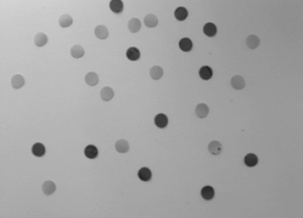
%> input picture shading.jpg, 303 x 218 px
$ octave Blatt3.m   (GNU Octave 9; MATLAB toolbox functions it lacks are replaced by stand-ins)
%> lines starting %> are read from the running program, lines starting %| are printed output that depends on the picture
%% Aufgabe 1a
shading_image = double(imread('shading.jpg'))/255;
%> shading_image: size 218x303x3 double; min 0.137, max 0.831, mean 0.646
shading_image = shading_image(:,:,1);
%> shading_image: size 218x303 double
folding_mask = [1 2 1];
result = conv2(shading_image, (folding_mask*0.6));
figure;
imshow(result);
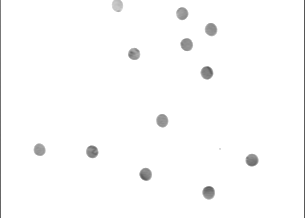
%> displayed picture: size 218x305, on the screen's scale of 0 to 255; min 85, max 255, mean 251.6

%% Aufgabe 1b

shading_image = double(imread('shading.jpg'))/255;
shading_image = shading_image(:,:,1);
folding_mask = [1 2 1];
result = shading_image;
for m = 1:50
    result = conv2(result, (folding_mask*0.6), "valid");
end
%> this loop made 50 passes
%> pass 1, `result = conv2(result, (folding_mask*0.6), "valid");`:
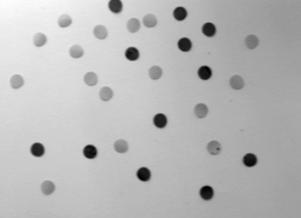
%> result: size 218x301 double; min 0.365, max 2, mean 1.55; drawn with min black and max white
%> after the loop:
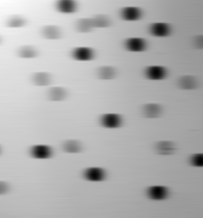
%> result: size 218x203 double; min 2.74e+18, max 8.3e+18, mean 6.59e+18; drawn with min black and max white
figure;
imshow(result);

%% Aufgabe 1c

shading_image = double(imread('shading.jpg'))/255;
shading_image = shading_image(:,:,1);
folding_mask = [1 2 1];
result = shading_image;
for m = 1:50
    result = conv2(result, (folding_mask'), "valid");
end
%> this loop made 50 passes
%> pass 2, `result = conv2(result, (folding_mask'), "valid");`:
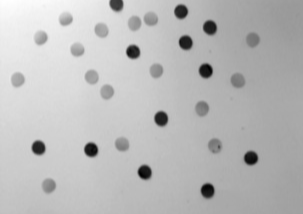
%> result: size 214x303 double; min 2.47, max 13.2, mean 10.33; drawn with min black and max white
%> after the loop:
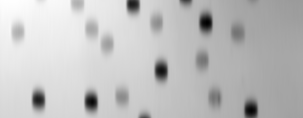
%> result: size 118x303 double; min 3.43e+29, max 9.76e+29, mean 8.22e+29; drawn with min black and max white
figure;
imshow(result);

%% Aufgabe 1d

shading_image = double(imread('shading.jpg'))/255;
shading_image = shading_image(:,:,1);
folding_mask = [1 2 1];
result = shading_image;
for m = 1:50
    result = conv2(result, (folding_mask), "valid");
end
%> result: size 218x203 double
for m = 1:50
    result = conv2(result, (folding_mask'), "valid");
end
%> this loop made 50 passes
%> pass 2, `result = conv2(result, (folding_mask'), "valid");`:
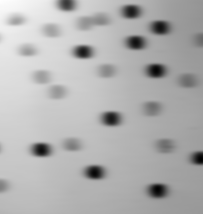
%> result: size 214x203 double; min 5.49e+30, max 1.64e+31, mean 1.3e+31; drawn with min black and max white
%> after the loop:
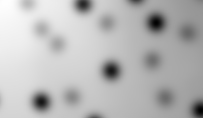
%> result: size 118x203 double; min 5.83e+59, max 1.21e+60, mean 1.04e+60; drawn with min black and max white
figure;
imshow(result);

%% Aufgabe 1e

folding_mask = [1 2 1];
result = conv2(folding_mask, folding_mask')

%% Aufgabe 2a
